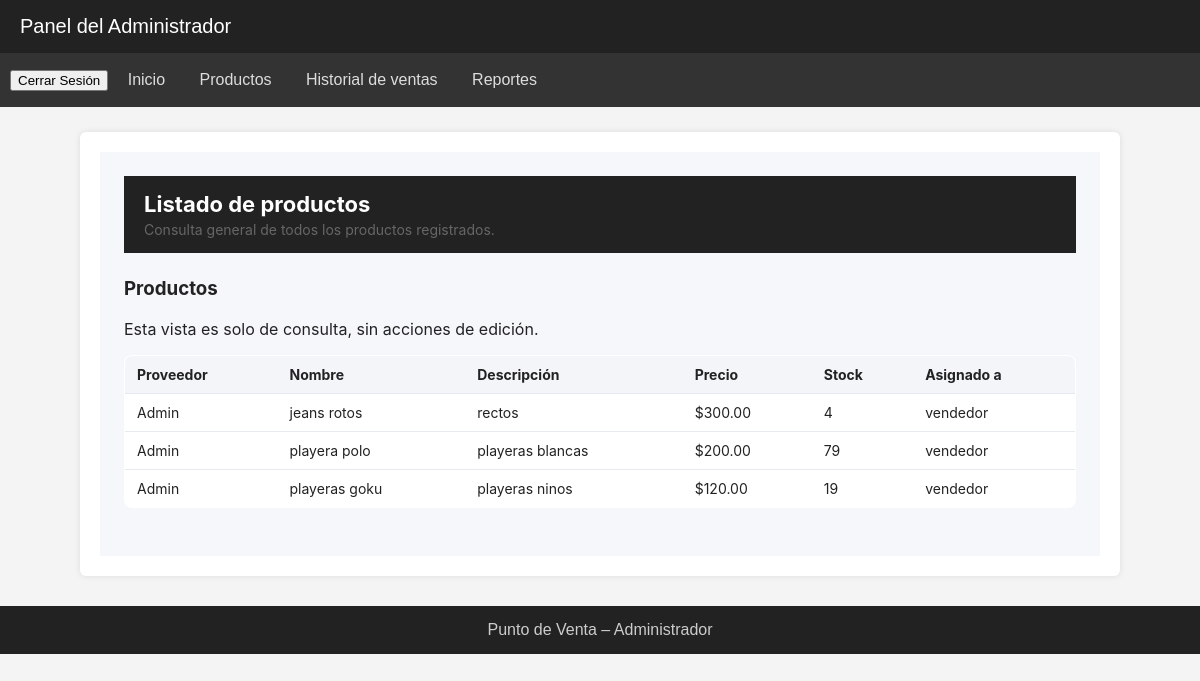
The app's page /administrador/ver-productos/ (signed in) with its own data.
### proveedores/models.py (models this page shows, shortened)
class Producto(models.Model):
    proveedor_nombre = models.CharField(max_length=100, verbose_name="Proveedor", default="")
    nombre = models.CharField(max_length=100)
    descripcion = models.TextField(default="")
    precio = models.DecimalField(max_digits=10, decimal_places=2)
    stock = models.PositiveIntegerField(default="")
    activo = models.BooleanField(default=True)
    asignado_a = models.ForeignKey(
        settings.AUTH_USER_MODEL,
        on_delete=models.SET_NULL,
        null=True,
        blank=True,
        related_name="productos_asignados"
    )
    fecha_creacion = models.DateTimeField(auto_now_add=True)

### usuarios/models.py (models this page shows, shortened)
class CustomUser(AbstractUser):
    ROLE_CHOICES = (
        ('admin', 'Administrador'),
        ('vendedor', 'Vendedor'),
        ('proveedor', 'Proveedor'),
        ('cliente', 'Cliente'),
    )
    rol = models.CharField(max_length=20, choices=ROLE_CHOICES, default='cliente')

### administrador/views.py (the view)
# urls.py: path("ver-productos/", views.ver_productos, name="ver_productos"),
@staff_member_required
def ver_productos(request):
    productos = Producto.objects.all().order_by("nombre")
    return render(request, "administrador/verproductos.html", {"productos": productos})

### administrador/templates/administrador/verproductos.html (shortened to what this page needs)
{% extends "administrador/base.html" %}
{% load static %}
{% block content %}
<link rel="stylesheet" href="{% static 'css/admin.css' %}">
<div class="dashboard">
  <header class="admin-header">
    <div>
      <h2>Listado de productos</h2>
      <p class="subtitle">Consulta general de todos los productos registrados.</p>
    </div>
  </header>
  <section class="block">
    <div class="block-header">
      <h3>Productos</h3>
      <p class="block-subtitle">Esta vista es solo de consulta, sin acciones de edición.</p>
    </div>
    {% if productos %}
    <table class="table">
      <thead>
        <tr>
          <th>Proveedor</th>
          <th>Nombre</th>
          <th>Descripción</th>
          <th>Precio</th>
          <th>Stock</th>
          <th>Asignado a</th>
        </tr>
      </thead>
      <tbody>
        {% for p in productos %}
        <tr>
          <td>{{ p.proveedor_nombre }}</td>
          <td>{{ p.nombre }}</td>
          <td class="desc">{{ p.descripcion|default:"-" }}</td>
          <td>${{ p.precio|floatformat:2 }}</td>
          <td>{{ p.stock }}</td>
          <td>
            {% if p.asignado_a %}
              {{ p.asignado_a.username }}
            {% else %}
              —
            {% endif %}
          </td>
        </tr>
        {% endfor %}
      </tbody>
    </table>
    {% else %}
    <p class="empty-state">No hay productos registrados aún.</p>
    {% endif %}
  </section>
</div>
{% endblock %}

### administrador/static/css/base.css (style rules this page uses)
body { margin: 0; font-family: Arial, sans-serif; background: #f4f4f4; color: #333; }
header { background: #222; color: #fff; padding: 15px 20px; font-size: 20px; }

### administrador/static/css/admin.css (style rules this page uses)
:root { --bg: #f6f7fb; --card: #ffffff; --muted: #666; --accent: #2f6bed; --danger: #d64545; --border: #e6e9ef; }
.dashboard { background: var(--bg); padding: 24px; font-family: Inter, "Segoe UI", Roboto, Arial, sans-serif; color: #222; }
.dashboard .admin-header { display: flex; justify-content: space-between; align-items: flex-end; margin-bottom: 24px; }
.dashboard .admin-header h2 { margin: 0; font-size: 22px; font-weight: 700; }
.dashboard .admin-header .subtitle { margin: 4px 0 0 0; color: var(--muted); font-size: 14px; }
.dashboard .table { width: 100%; border-collapse: collapse; background: var(--card); border: 1px solid var(--border); border-radius: 8px; overflow: hidden; margin-bottom: 24px; }
.dashboard .table thead tr { background: #f3f5f9; }
.dashboard .table th, .dashboard .table td { padding: 10px 12px; text-align: left; border-bottom: 1px solid var(--border); font-size: 14px; vertical-align: middle; }
.dashboard .table .desc { max-width: 340px; white-space: nowrap; overflow: hidden; text-overflow: ellipsis; }

### records on screen
Producto: proveedor_nombre "Admin", nombre "jeans rotos", descripcion "rectos", precio "300.00", stock "4", asignado_a.username "vendedor"
Producto: proveedor_nombre "Admin", nombre "playera polo", descripcion "playeras blancas", precio "200.00", stock "79", asignado_a.username "vendedor"
Producto: proveedor_nombre "Admin", nombre "playeras goku", descripcion "playeras ninos", precio "120.00", stock "19", asignado_a.username "vendedor"
